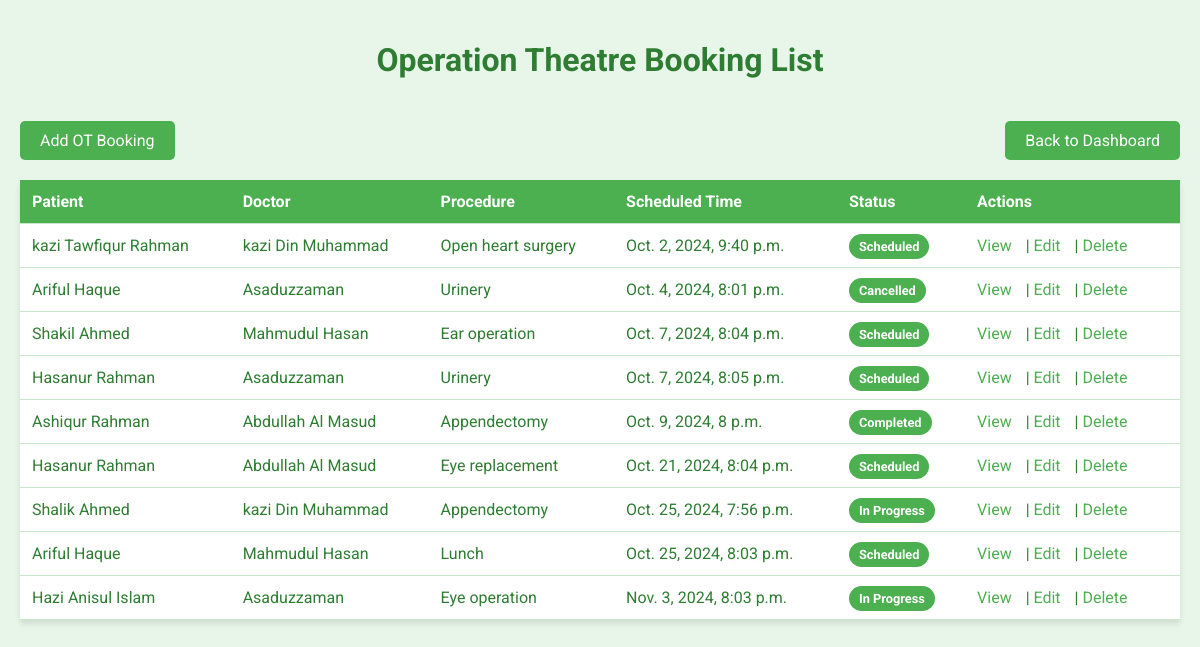
/ot-bookings/ (signed in), run on the app's committed database.
### hospital/models.py (models this page shows, shortened)
class OTBooking(models.Model):
    STATUS_CHOICES = [
        ('scheduled', 'Scheduled'),
        ('in_progress', 'In Progress'),
        ('completed', 'Completed'),
        ('cancelled', 'Cancelled'),
    ]
    patient = models.ForeignKey(Patient, on_delete=models.CASCADE)
    doctor = models.ForeignKey(Doctor, on_delete=models.CASCADE)
    scheduled_time = models.DateTimeField()
    end_time = models.DateTimeField(null=True, blank=True)
    procedure = models.CharField(max_length=200)
    status = models.CharField(max_length=20, choices=STATUS_CHOICES, default='scheduled')
    notes = models.TextField(blank=True)

class Patient(models.Model):
    PATIENT_TYPES = [
        ('indoor', 'Indoor'),
        ('outdoor', 'Outdoor'),
    ]
    name = models.CharField(max_length=200, null=True, blank=True)
    date_of_birth = models.DateField(null=True, blank=True)
    gender = models.CharField(max_length=10, null=True, blank=True,
                    choices=[('M', 'Male'), ('F', 'Female'), ('O', 'Other')])
    phone_number = models.CharField(max_length=15, null=True, blank=True)
    email = models.EmailField(null=True, blank=True)
    address = models.TextField(null=True, blank=True)
    photo = models.ImageField(upload_to='patient_photos/', null=True, blank=True)
    patient_type = models.CharField(max_length=7,
                                    choices=PATIENT_TYPES, default='outdoor')
    is_admitted = models.BooleanField(default=False)
    admission_date = models.DateTimeField(null=True, blank=True)
    discharge_date = models.DateTimeField(null=True, blank=True)
    bed = models.OneToOneField(Bed, on_delete=models.SET_NULL,
                               null=True, blank=True, related_name='current_patient')

class Doctor(models.Model):
    name = models.CharField(max_length=200)
    specialization = models.CharField(max_length=100, null=True, blank=True)
    phone_number = models.CharField(max_length=15, null=True, blank=True)
    photo = models.ImageField(upload_to='doctor_photos/', null=True, blank=True)

### hospital/views.py (the view)
# urls.py: path('ot-bookings/', views.ot_booking_list, name='ot_booking_list'),
@login_required
def ot_booking_list(request):
    bookings = OTBooking.objects.all().order_by('scheduled_time')
    return render(request, 'hospital/ot_booking_list.html', {'bookings': bookings})

### hospital/templates/hospital/ot_booking_list.html (shortened to what this page needs)
<!DOCTYPE html>
<html lang="en">
<head>
    <link rel="stylesheet" href="https://cdnjs.cloudflare.com/ajax/libs/font-awesome/5.15.3/css/all.min.css">
</head>
<body>
    <h1>Operation Theatre Booking List</h1>
    <a href="{% url 'ot_booking_create' %}" class="add-booking">Add OT Booking</a>
    <a href="{% url 'dashboard' %}" class="back-to-dashboard">Back to Dashboard</a>
    <table>
        <thead>
            <tr>
                <th>Patient</th>
                <th>Doctor</th>
                <th>Procedure</th>
                <th>Scheduled Time</th>
                <th>Status</th>
                <th>Actions</th>
            </tr>
        </thead>
        <tbody>
            {% for booking in bookings %}
                <tr>
                    <td>{{ booking.patient.name }}</td>
                    <td>{{ booking.doctor.name }}</td>
                    <td>{{ booking.procedure }}</td>
                    <td>{{ booking.scheduled_time }}</td>
                    <td>
                        <span class="status-badge">
                            {{ booking.get_status_display }}
                        </span>
                    </td>
                    <td class="action-links">
                        <a href="{% url 'ot_booking_detail' booking.pk %}">View</a> |
                        <a href="{% url 'ot_booking_update' booking.pk %}">Edit</a> |
                        <a href="{% url 'ot_booking_delete' booking.pk %}">Delete</a>
                    </td>
                </tr>
            {% empty %}
                <tr>
                    <td colspan="6" style="text-align: center;">No OT bookings found.</td>
                </tr>
            {% endfor %}
        </tbody>
    </table>
</body>
</html>

### hospital/templates/hospital/ot_booking_list.html (style rules this page uses)
body { font-family: 'Roboto', sans-serif; background-color: #e8f5e9; margin: 0; padding: 20px; color: #2e7d32; }
h1 { color: #2e7d32; text-align: center; }
.add-booking, .back-to-dashboard { display: inline-block; margin: 20px 0; padding: 10px 20px; background-color: #4CAF50; color: white; text-decoration: none; border-radius: 5px; }
.back-to-dashboard { float: right; }
table { width: 100%; border-collapse: collapse; background-color: white; box-shadow: 0 4px 6px rgba(0, 0, 0, 0.1); }
th, td { padding: 12px; text-align: left; border-bottom: 1px solid #c8e6c9; }
th { background-color: #4CAF50; color: white; }
.action-links a { margin-right: 10px; text-decoration: none; color: #4CAF50; }
.status-badge { padding: 5px 10px; border-radius: 20px; font-size: 0.8em; font-weight: bold; color: #fff; background-color: #4CAF50; }

### data on the page
OTBooking: patient.name "kazi Tawfiqur Rahman", doctor.name "kazi Din Muhammad", procedure "Open heart surgery", scheduled_time "Oct. 2, 2024, 9:40 p.m.", status "Scheduled"
OTBooking: patient.name "Ariful Haque", doctor.name "Asaduzzaman", procedure "Urinery", scheduled_time "Oct. 4, 2024, 8:01 p.m.", status "Cancelled"
OTBooking: patient.name "Shakil Ahmed", doctor.name "Mahmudul Hasan", procedure "Ear operation", scheduled_time "Oct. 7, 2024, 8:04 p.m.", status "Scheduled"
OTBooking: patient.name "Hasanur Rahman", doctor.name "Asaduzzaman", procedure "Urinery", scheduled_time "Oct. 7, 2024, 8:05 p.m.", status "Scheduled"
OTBooking: patient.name "Ashiqur Rahman", doctor.name "Abdullah Al Masud", procedure "Appendectomy", scheduled_time "Oct. 9, 2024, 8 p.m.", status "Completed"
OTBooking: patient.name "Hasanur Rahman", doctor.name "Abdullah Al Masud", procedure "Eye replacement", scheduled_time "Oct. 21, 2024, 8:04 p.m.", status "Scheduled"
OTBooking: patient.name "Shalik Ahmed", doctor.name "kazi Din Muhammad", procedure "Appendectomy", scheduled_time "Oct. 25, 2024, 7:56 p.m.", status "In Progress"
OTBooking: patient.name "Ariful Haque", doctor.name "Mahmudul Hasan", procedure "Lunch", scheduled_time "Oct. 25, 2024, 8:03 p.m.", status "Scheduled"
OTBooking: patient.name "Hazi Anisul Islam", doctor.name "Asaduzzaman", procedure "Eye operation", scheduled_time "Nov. 3, 2024, 8:03 p.m.", status "In Progress"
